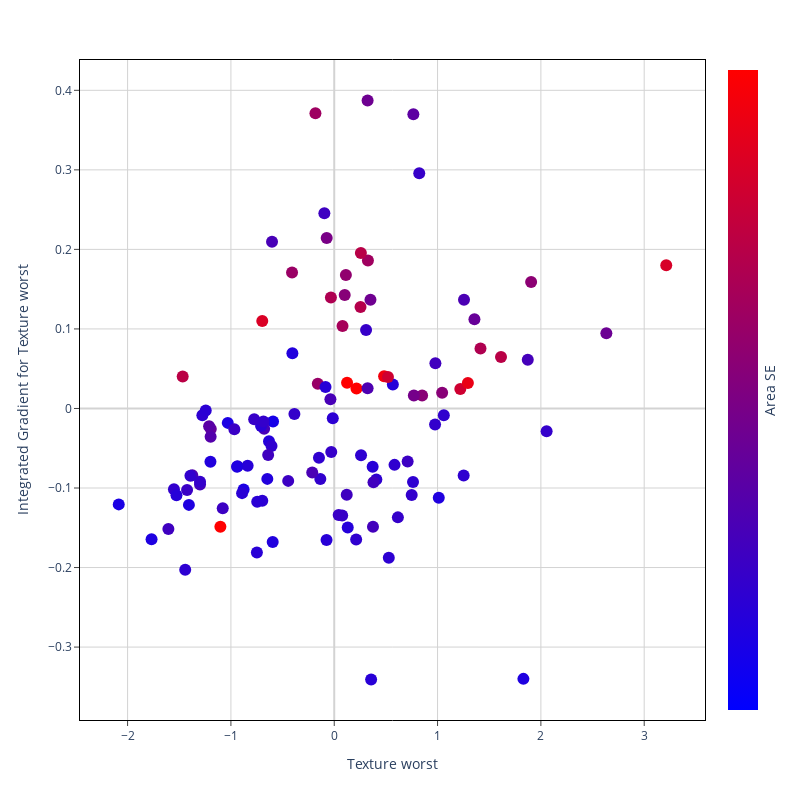

The notebook cell this image was saved under:
### Code cell
feat_1 = "Texture worst"
feat_2 = "Area SE"

fig = px.scatter(x = df_X_test[feat_1], y = IGtable[feat_1], color = df_X_test[feat_2])
fig.update_traces(marker=dict(size=12))

fig.update_layout(
    plot_bgcolor='white',
    autosize=False,
    width=800,
    height=800,
    coloraxis = {'colorscale':'Bluered'},
    xaxis_title = feat_1,
    yaxis_title = "Integrated Gradient for " + feat_1,
)

fig.update_xaxes(
    zeroline=True,
    zerolinecolor='lightgrey',
    mirror=True,
    ticks='outside',
    showline=True,
    linecolor='black',
    gridcolor='lightgrey'
    )
    
fig.update_yaxes(
    zeroline=True,
    zerolinecolor='lightgrey',
    mirror=True,
    ticks='outside',
    showline=True,
    linecolor='black',
    gridcolor='lightgrey'
)

fig.update_coloraxes(colorbar_showticklabels=False,
                    colorbar_title=dict(text=feat_2,side = "right"),
                    cmin = -1, cmax = 2)

fig.show()
